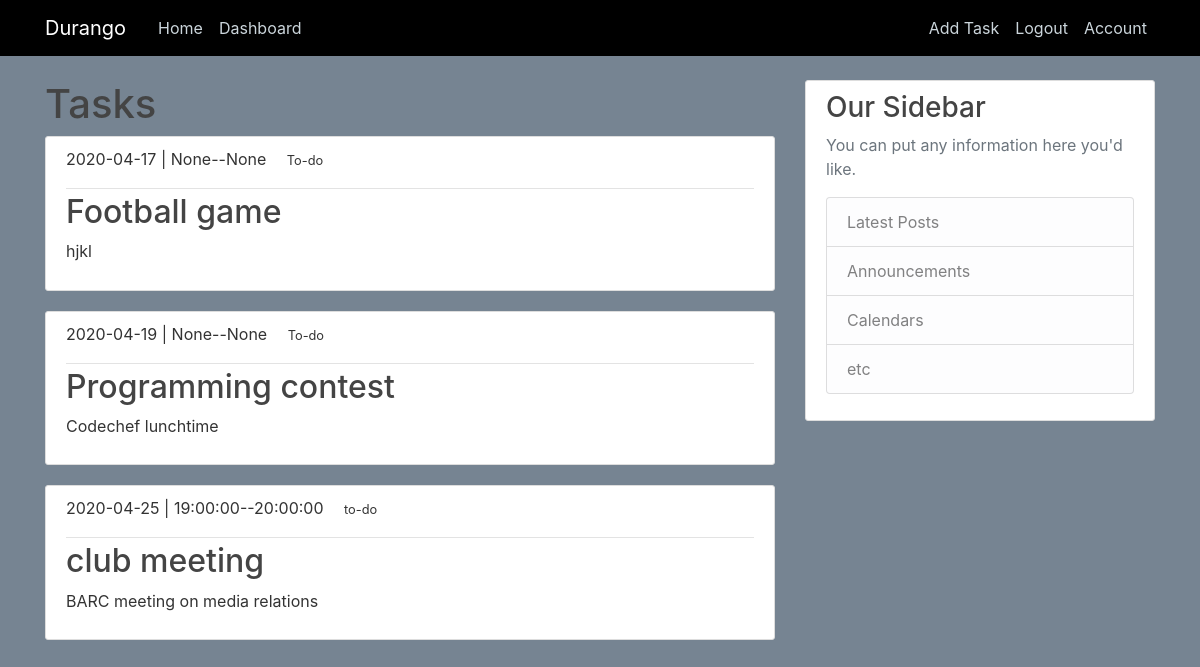
Page /dashboard (signed in) on the committed database.
### durango/models.py (models this page shows, shortened)
class Task(db.Model):
    id=db.Column(db.Integer,primary_key=True)
    title=db.Column(db.String(100), nullable=False)
    date=db.Column(db.Date(),nullable=False)
    starttime=db.Column(db.Time,nullable=False)
    endtime=db.Column(db.Time,nullable=False)
    details=db.Column(db.Text,nullable=False)
    status=db.Column(db.String(20),nullable=False)
    user_id=db.Column(db.Integer, db.ForeignKey('user.id'),nullable=False)

### durango/routes.py (the view)
@app.route("/dashboard")
@login_required
def dashboard():
    tasks=Task.query.all()
    return render_template('dashboard.html', title='Dashboard', tasks=tasks)

### durango/models.py (called while the page is built)
@login_manager.user_loader
def load_user(user_id):
    return User.query.get(int(user_id)) #getting user by id

### durango/templates/dashboard.html
{% extends "layout.html"%}
{% block content %}
<h1> Tasks </h1>
  {% for task in tasks %}
  {%if current_user.id==task.user_id%}
    <article class="media content-section">
      <div class="media-body">
        <div class="article-metadata">
          <p class="mr-2 ">{{ task.date }}  | {{ task.starttime }}--{{task.endtime}}
          <small class="text-black ml-3"> {{task.status}}
          </small></p>
        </div>
        <h2><a class="article-title" href="{{url_for('task',task_id=task.id)}}">{{ task.title }}</a></h2>
        <p class="article-content">{{ task.details }}</p>
      </div>
    </article>
  {%endif%}
  {% endfor %}
{% endblock content%}

### durango/templates/layout.html (shortened to what this page needs)
<!DOCTYPE html>
<html>
<head>
    <link rel="stylesheet" href="https://stackpath.bootstrapcdn.com/bootstrap/4.1.3/css/bootstrap.min.css">
    <link rel="stylesheet" type="text/css"  href="{{url_for('static', filename='main.css')}}">
</head>
<body>
	<header class="site-header">
	  <nav class="navbar navbar-expand-md navbar-dark bg-steel fixed-top">
	    <div class="container">
	      <a class="navbar-brand mr-4 ml-20" href="/">Durango</a>
	      <div class="collapse navbar-collapse" id="navbarToggle">
	        <div class="navbar-nav mr-auto">
	          <a class="nav-item nav-link" href="/">Home</a>
	          <a class="nav-item nav-link" href="/dashboard">Dashboard</a>
	        </div>
          <div class="navbar-nav">
          {%if current_user.is_authenticated%}
          <a class="nav-item nav-link" href="/task/new">Add Task</a>
          <a class="nav-item nav-link" href="/logout">Logout</a>
          <a class="nav-item nav-link" href="/account">Account</a>
          {%else%}
	        <a class="nav-item nav-link" href="/login">Login</a>
	        <a class="nav-item nav-link" href="/register">Register</a>
	         {%endif%}
          </div>
	      </div>
	    </div>
	  </nav>
	</header>
	<main role="main" class="container">
  <div class="row">
    <div class="col-md-8">
      {% block content %}{% endblock %}
    </div>
    <div class="col-md-4">
      <div class="content-section">
        <h3>Our Sidebar</h3>
        <p class='text-muted'>You can put any information here you'd like.
          <ul class="list-group">
            <li class="list-group-item list-group-item-light">Latest Posts</li>
            <li class="list-group-item list-group-item-light">Announcements</li>
            <li class="list-group-item list-group-item-light">Calendars</li>
            <li class="list-group-item list-group-item-light">etc</li>
          </ul>
        </p>
      </div>
    </div>
  </div>
</main>
</body>
</html>

### durango/static/main.css (style rules this page uses)
body { background: #768492; color: #333333; margin-top: 5rem; }
h1,h2, h3, h4, h5, h6 { color: #444444; }
.bg-steel { background-color: #000000; }
.site-header .navbar-nav .nav-link { color: #cbd5db; }
.content-section { background: #ffffff; padding: 10.1px 20px; border: 1px solid #dddddd; border-radius: 3px; margin-bottom: 20px; }
.article-title { color: #444444; }
.article-content { white-space: pre-line; }
.article-metadata { padding-bottom: 1px; margin-bottom: 4px; border-bottom: 1px solid #e3e3e3 }

### rows in the picture
Task: date "2020-04-17", starttime "None", endtime "None", status "To-do", title "Football game", details "hjkl"
Task: date "2020-04-19", starttime "None", endtime "None", status "To-do", title "Programming contest", details "Codechef lunchtime"
Task: date "2020-04-25", starttime "19:00:00", endtime "20:00:00", status "to-do", title "club meeting", details "BARC meeting on media relations"
